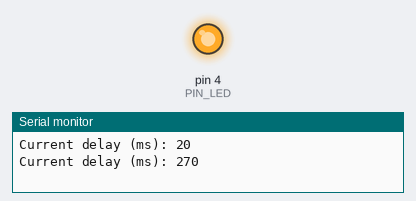
Bench run of a sketch on a simulated Arduino Uno, built with avr-gcc and run on an emulated ATmega328P. Shown: output pins drawn as LEDs (lit = HIGH), the last lines printed to the serial monitor.

Above: at 0.15 s.
At 36.6 s:
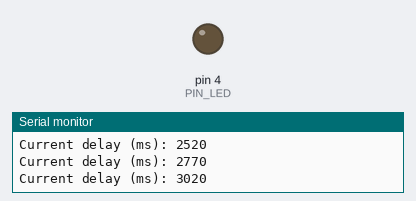
Timing chart, 0 to 40.0 s (numbered marks = the images above):
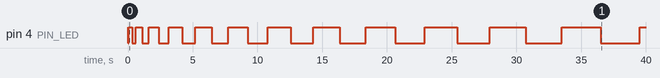

The sketch:

Lab2_oppg3.ino
```cpp
const int PIN_LED = 4;

void setup() {
  Serial.begin(9600);
  pinMode(PIN_LED, OUTPUT);
}

void loop() {
  int delay_ms = 20;
  while (delay_ms < 5000) {
    Serial.print("Current delay (ms): ");
    Serial.println(delay_ms);

    digitalWrite(PIN_LED, HIGH);
    delay(delay_ms);
    digitalWrite(PIN_LED, LOW);
    delay(delay_ms);

    delay_ms = delay_ms + 250;
  }
}
```
